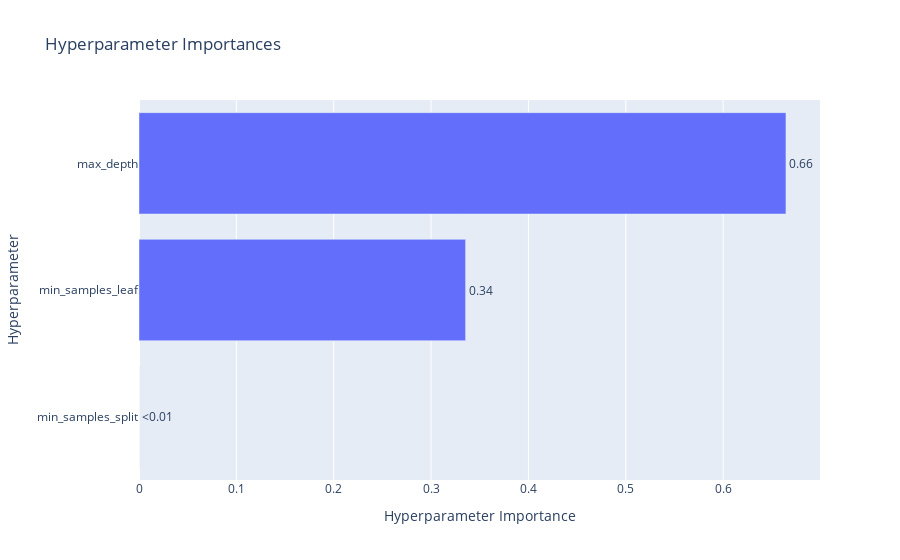

Write notebook code for a chart like this one.
### Code cell
# 파라미터 중요도 시각화
fig = optuna.visualization.plot_param_importances(study)
fig.show()

### Figure 1 — Plotly figure (JSON) as saved in the notebook; plotly's stock layout.template omitted (floating-point values rounded to 4 significant figures)
{"data": [{"cliponaxis": false, "hovertemplate": ["min_samples_split (IntDistribution): 1.2090171254401911e-06<extra></extra>", "min_samples_leaf (IntDistribution): 0.3354687969384866<extra></extra>", "max_depth (IntDistribution): 0.6645299940443881<extra></extra>"], "name": "Objective Value", "orientation": "h", "text": ["<0.01", "0.34", "0.66"], "textposition": "outside", "type": "bar", "x": [1.209e-06, 0.3355, 0.6645], "y": ["min_samples_split", "min_samples_leaf", "max_depth"]}], "layout": {"title": {"text": "Hyperparameter Importances"}, "xaxis": {"title": {"text": "Hyperparameter Importance"}}, "yaxis": {"title": {"text": "Hyperparameter"}}}}
